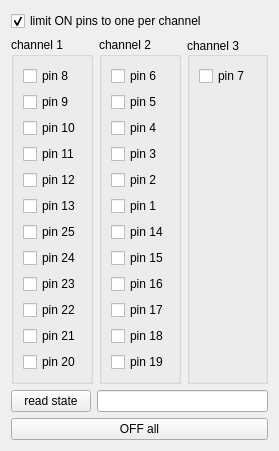
<?xml version="1.0" encoding="UTF-8"?>
<ui version="4.0">
 <class>Form</class>
 <widget class="QWidget" name="Form">
  <property name="geometry">
   <rect>
    <x>0</x>
    <y>0</y>
    <width>275</width>
    <height>383</height>
   </rect>
  </property>
  <property name="windowTitle">
   <string>Arduino multiplexer 3 to 12-12-1</string>
  </property>
  <layout class="QVBoxLayout" name="verticalLayout">
   <item>
    <widget class="QCheckBox" name="exclusive_mode_checkBox">
     <property name="text">
      <string>limit ON pins to one per channel</string>
     </property>
     <property name="checked">
      <bool>true</bool>
     </property>
    </widget>
   </item>
   <item>
    <layout class="QHBoxLayout" name="horizontalLayout">
     <item>
      <widget class="QGroupBox" name="ch1_groupBox">
       <property name="title">
        <string>channel 1</string>
       </property>
       <layout class="QVBoxLayout" name="verticalLayout_2">
        <item>
         <widget class="QCheckBox" name="pin_08_checkBox">
          <property name="text">
           <string>pin 8</string>
          </property>
         </widget>
        </item>
        <item>
         <widget class="QCheckBox" name="pin_09_checkBox">
          <property name="text">
           <string>pin 9</string>
          </property>
         </widget>
        </item>
        <item>
         <widget class="QCheckBox" name="pin_10_checkBox">
          <property name="text">
           <string>pin 10</string>
          </property>
         </widget>
        </item>
        <item>
         <widget class="QCheckBox" name="pin_11_checkBox">
          <property name="text">
           <string>pin 11</string>
          </property>
         </widget>
        </item>
        <item>
         <widget class="QCheckBox" name="pin_12_checkBox">
          <property name="text">
           <string>pin 12</string>
          </property>
         </widget>
        </item>
        <item>
         <widget class="QCheckBox" name="pin_13_checkBox">
          <property name="text">
           <string>pin 13</string>
          </property>
         </widget>
        </item>
        <item>
         <widget class="QCheckBox" name="pin_25_checkBox">
          <property name="text">
           <string>pin 25</string>
          </property>
         </widget>
        </item>
        <item>
         <widget class="QCheckBox" name="pin_24_checkBox">
          <property name="text">
           <string>pin 24</string>
          </property>
         </widget>
        </item>
        <item>
         <widget class="QCheckBox" name="pin_23_checkBox">
          <property name="text">
           <string>pin 23</string>
          </property>
         </widget>
        </item>
        <item>
         <widget class="QCheckBox" name="pin_22_checkBox">
          <property name="text">
           <string>pin 22</string>
          </property>
         </widget>
        </item>
        <item>
         <widget class="QCheckBox" name="pin_21_checkBox">
          <property name="text">
           <string>pin 21</string>
          </property>
         </widget>
        </item>
        <item>
         <widget class="QCheckBox" name="pin_20_checkBox">
          <property name="text">
           <string>pin 20</string>
          </property>
         </widget>
        </item>
       </layout>
      </widget>
     </item>
     <item>
      <widget class="QGroupBox" name="ch2_groupBox">
       <property name="title">
        <string>channel 2</string>
       </property>
       <layout class="QVBoxLayout" name="verticalLayout_3">
        <item>
         <widget class="QCheckBox" name="pin_06_checkBox">
          <property name="text">
           <string>pin 6</string>
          </property>
         </widget>
        </item>
        <item>
         <widget class="QCheckBox" name="pin_05_checkBox">
          <property name="text">
           <string>pin 5</string>
          </property>
         </widget>
        </item>
        <item>
         <widget class="QCheckBox" name="pin_04_checkBox">
          <property name="text">
           <string>pin 4</string>
          </property>
         </widget>
        </item>
        <item>
         <widget class="QCheckBox" name="pin_03_checkBox">
          <property name="text">
           <string>pin 3</string>
          </property>
         </widget>
        </item>
        <item>
         <widget class="QCheckBox" name="pin_02_checkBox">
          <property name="text">
           <string>pin 2</string>
          </property>
         </widget>
        </item>
        <item>
         <widget class="QCheckBox" name="pin_01_checkBox">
          <property name="text">
           <string>pin 1</string>
          </property>
         </widget>
        </item>
        <item>
         <widget class="QCheckBox" name="pin_14_checkBox">
          <property name="text">
           <string>pin 14</string>
          </property>
         </widget>
        </item>
        <item>
         <widget class="QCheckBox" name="pin_15_checkBox">
          <property name="text">
           <string>pin 15</string>
          </property>
         </widget>
        </item>
        <item>
         <widget class="QCheckBox" name="pin_16_checkBox">
          <property name="text">
           <string>pin 16</string>
          </property>
         </widget>
        </item>
        <item>
         <widget class="QCheckBox" name="pin_17_checkBox">
          <property name="text">
           <string>pin 17</string>
          </property>
         </widget>
        </item>
        <item>
         <widget class="QCheckBox" name="pin_18_checkBox">
          <property name="text">
           <string>pin 18</string>
          </property>
         </widget>
        </item>
        <item>
         <widget class="QCheckBox" name="pin_19_checkBox">
          <property name="text">
           <string>pin 19</string>
          </property>
         </widget>
        </item>
       </layout>
      </widget>
     </item>
     <item>
      <widget class="QGroupBox" name="ch3_groupBox">
       <property name="title">
        <string>channel 3</string>
       </property>
       <property name="alignment">
        <set>Qt::AlignLeading|Qt::AlignLeft|Qt::AlignVCenter</set>
       </property>
       <layout class="QVBoxLayout" name="verticalLayout_4">
        <item>
         <widget class="QCheckBox" name="pin_07_checkBox">
          <property name="text">
           <string>pin 7</string>
          </property>
         </widget>
        </item>
        <item>
         <spacer name="verticalSpacer">
          <property name="orientation">
           <enum>Qt::Vertical</enum>
          </property>
          <property name="sizeHint" stdset="0">
           <size>
            <width>20</width>
            <height>40</height>
           </size>
          </property>
         </spacer>
        </item>
       </layout>
      </widget>
     </item>
    </layout>
   </item>
   <item>
    <layout class="QHBoxLayout" name="horizontalLayout_2">
     <item>
      <widget class="QPushButton" name="read_state_pushButton">
       <property name="text">
        <string>read state</string>
       </property>
      </widget>
     </item>
     <item>
      <widget class="QLineEdit" name="state_lineEdit"/>
     </item>
    </layout>
   </item>
   <item>
    <widget class="QPushButton" name="off_all_pushButton">
     <property name="text">
      <string>OFF all</string>
     </property>
    </widget>
   </item>
  </layout>
 </widget>
 <resources/>
 <connections/>
</ui>
